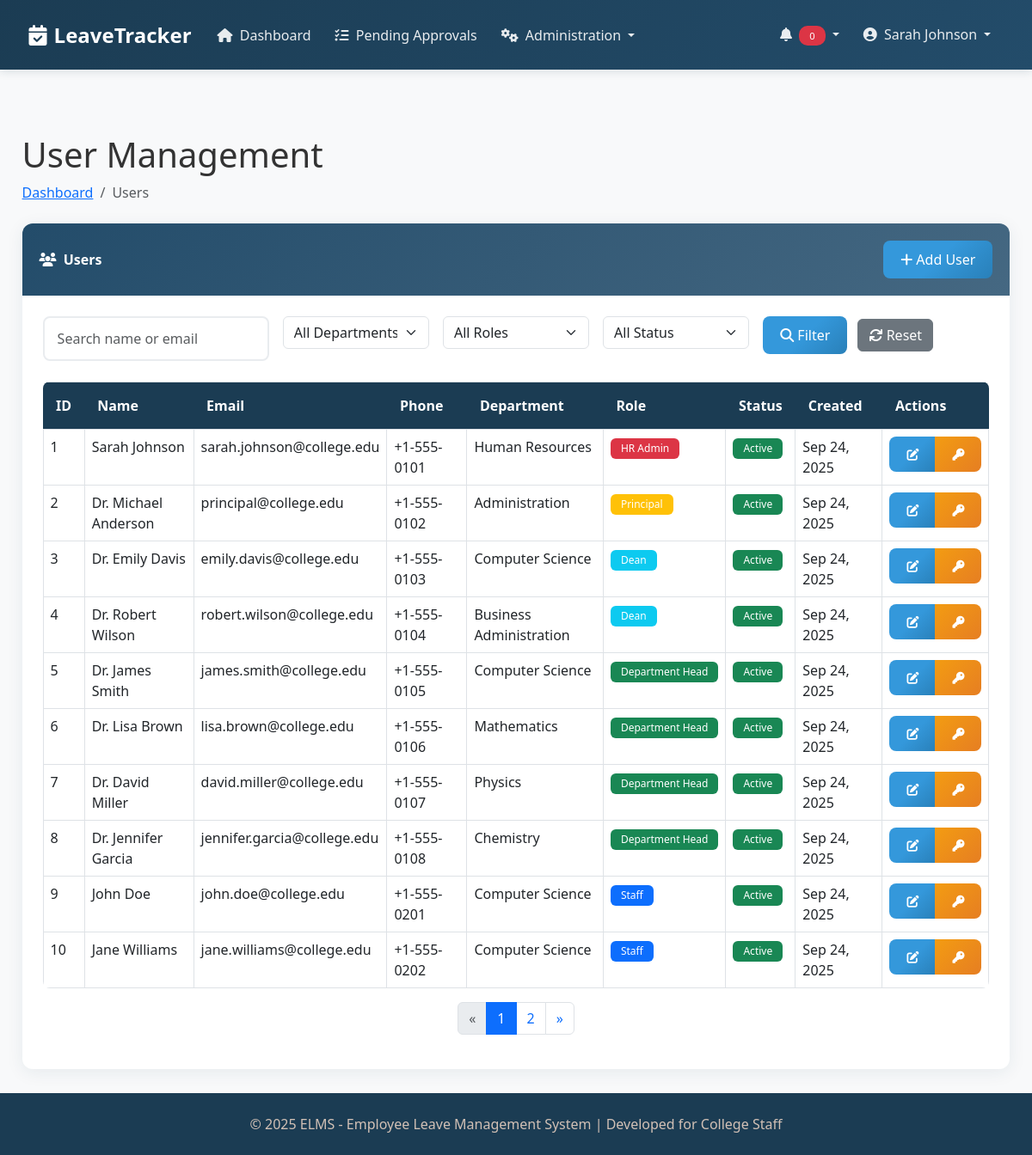
The page /admin/users.php (signed in) on the database its author committed.
### tables this page shows
CREATE TABLE IF NOT EXISTS `users` (
  `id` int(11) NOT NULL AUTO_INCREMENT,
  `employee_id` varchar(20) NOT NULL,
  `first_name` varchar(50) NOT NULL,
  `last_name` varchar(50) NOT NULL,
  `email` varchar(100) NOT NULL,
  `password` varchar(255) NOT NULL,
  `role` enum('staff','department_head','dean','principal','hr_admin') NOT NULL,
  `department_id` int(11) NOT NULL,
  `position` varchar(100) NOT NULL,
  `phone` varchar(20) DEFAULT NULL,
  `profile_image` varchar(255) DEFAULT NULL,
  `created_at` timestamp NOT NULL DEFAULT CURRENT_TIMESTAMP,
  `updated_at` timestamp NOT NULL DEFAULT CURRENT_TIMESTAMP ON UPDATE CURRENT_TIMESTAMP,
  `status` enum('active','inactive') NOT NULL DEFAULT 'active',
  PRIMARY KEY (`id`),
  UNIQUE KEY `employee_id` (`employee_id`),
  UNIQUE KEY `email` (`email`)
);

CREATE TABLE IF NOT EXISTS `departments` (
  `id` int(11) NOT NULL AUTO_INCREMENT,
  `name` varchar(100) NOT NULL,
  `code` varchar(20) NOT NULL,
  `head_id` int(11) DEFAULT NULL,
  `dean_id` int(11) DEFAULT NULL,
  `description` text,
  `created_at` timestamp NOT NULL DEFAULT CURRENT_TIMESTAMP,
  `updated_at` timestamp NOT NULL DEFAULT CURRENT_TIMESTAMP ON UPDATE CURRENT_TIMESTAMP,
  PRIMARY KEY (`id`),
  UNIQUE KEY `code` (`code`)
);

### admin/users.php (the view, shortened to what this page needs)
<?php
require_once '../config/db.php';
$page = isset($_GET['page']) ? (int)$_GET['page'] : 1;
$limit = 10;
$offset = ($page - 1) * $limit;
$search = isset($_GET['search']) ? $_GET['search'] : '';
$department_filter = isset($_GET['department']) ? $_GET['department'] : '';
$role_filter = isset($_GET['role']) ? $_GET['role'] : '';
$status_filter = isset($_GET['status']) ? $_GET['status'] : '';
$where_clauses = [];
$where_sql = !empty($where_clauses) ? "WHERE " . implode(" AND ", $where_clauses) : "";
$users_sql = "SELECT u.*, d.name as department_name
             FROM users u
             LEFT JOIN departments d ON u.department_id = d.id
             $where_sql
             ORDER BY u.created_at DESC
             LIMIT :limit OFFSET :offset";
$users_stmt = $conn->prepare($users_sql);
$users_stmt->bindParam(':limit', $limit, PDO::PARAM_INT);
$users_stmt->bindParam(':offset', $offset, PDO::PARAM_INT);
$users_stmt->execute();
$users = $users_stmt->fetchAll();
$count_sql = "SELECT COUNT(*) FROM users u $where_sql";
$count_stmt = $conn->prepare($count_sql);
$count_stmt->execute();
$total_users = $count_stmt->fetchColumn();
$total_pages = ceil($total_users / $limit);
include '../includes/header.php';
?>
<div class="container-fluid px-4">
    <h1 class="mt-4">User Management</h1>
    <ol class="breadcrumb mb-4">
        <li class="breadcrumb-item"><a href="/dashboards/hr_admin_dashboard.php">Dashboard</a></li>
        <li class="breadcrumb-item active">Users</li>
    </ol>
    <div class="card mb-4">
        <div class="card-header d-flex justify-content-between align-items-center">
            <div>
                <i class="fas fa-users me-1"></i>
                Users
            </div>
            <button type="button" class="btn btn-primary" data-bs-toggle="modal" data-bs-target="#addUserModal">
                <i class="fas fa-plus"></i> Add User
            </button>
        </div>
        <div class="card-body">
            <form method="GET" action="" class="mb-4">
                <div class="row g-3">
                    <div class="col-md-3">
                        <input type="text" class="form-control" name="search" placeholder="Search name or email" value="<?php echo htmlspecialchars($search); ?>">
                    </div>
                    <div class="col-md-2">
                        <select class="form-select" name="department">
                            <option value="">All Departments</option>
                        </select>
                    </div>
                    <div class="col-md-2">
                        <select class="form-select" name="role">
                            <option value="">All Roles</option>
                        </select>
                    </div>
                    <div class="col-md-2">
                        <select class="form-select" name="status">
                            <option value="">All Status</option>
                        </select>
                    </div>
                    <div class="col-md-3">
                        <button type="submit" class="btn btn-primary me-2">
                            <i class="fas fa-search"></i> Filter
                        </button>
                        <a href="/admin/users.php" class="btn btn-secondary">
                            <i class="fas fa-sync"></i> Reset
                        </a>
                    </div>
                </div>
            </form>
            <div class="table-responsive">
                <table class="table table-bordered table-hover">
                    <thead>
                        <tr>
                            <th>ID</th>
                            <th>Name</th>
                            <th>Email</th>
                            <th>Phone</th>
                            <th>Department</th>
                            <th>Role</th>
                            <th>Status</th>
                            <th>Created</th>
                            <th>Actions</th>
                        </tr>
                    </thead>
                    <tbody>
                        <?php if (empty($users)): ?>
                            <tr>
                                <td colspan="9" class="text-center">No users found</td>
                            </tr>
                        <?php else: ?>
                            <?php foreach ($users as $u): ?>
                                <tr>
                                    <td><?php echo $u['id']; ?></td>
                                    <td><?php echo htmlspecialchars($u['first_name'] . ' ' . $u['last_name']); ?></td>
                                    <td><?php echo htmlspecialchars($u['email']); ?></td>
                                    <td><?php echo htmlspecialchars($u['phone'] ?? 'N/A'); ?></td>
                                    <td><?php echo htmlspecialchars($u['department_name'] ?? 'N/A'); ?></td>
                                    <td>
                                        <?php
                                        switch ($u['role']) {
                                            case 'staff':
                                                echo '<span class="badge bg-primary">Staff</span>';
                                                break;
                                            case 'department_head':
                                                echo '<span class="badge bg-success">Department Head</span>';
                                                break;
                                            case 'dean':
                                                echo '<span class="badge bg-info">Dean</span>';
                                                break;
                                            case 'principal':
                                                echo '<span class="badge bg-warning">Principal</span>';
                                                break;
                                            case 'hr_admin':
                                                echo '<span class="badge bg-danger">HR Admin</span>';
                                                break;
                                        }
                                        ?>
                                    </td>
                                    <td>
                                        <?php if ($u['status'] == 'active'): ?>
                                            <span class="badge bg-success">Active</span>
                                        <?php else: ?>
                                            <span class="badge bg-danger">Inactive</span>
                                        <?php endif; ?>
                                    </td>
                                    <td><?php echo date('M d, Y', strtotime($u['created_at'])); ?></td>
                                    <td>
                                        <div class="btn-group" role="group">
                                            <button type="button" class="btn btn-sm btn-primary
                                            btn-outline-primary1 edit-user"
                                                    data-bs-toggle="modal" data-bs-target="#editUserModal"
                                                    data-id="<?php echo $u['id']; ?>"
                                                    data-first-name="<?php echo htmlspecialchars($u['first_name']); ?>"
                                                    data-last-name="<?php echo htmlspecialchars($u['last_name']); ?>"
                                                    data-email="<?php echo htmlspecialchars($u['email']); ?>"
                                                    data-phone="<?php echo htmlspecialchars($u['phone'] ?? ''); ?>"
                                                    data-department="<?php echo $u['department_id']; ?>"
                                                    data-role="<?php echo $u['role']; ?>"
                                                    data-status="<?php echo $u['status']; ?>">
                                                <i class="fas fa-edit"></i>
                                            </button>
                                            <button type="button" class="btn btn-sm btn-warning reset-password"
                                                    data-bs-toggle="modal" data-bs-target="#resetPasswordModal"
                                                    data-id="<?php echo $u['id']; ?>"
                                                    data-name="<?php echo htmlspecialchars($u['first_name'] . ' ' . $u['last_name']); ?>">
                                                <i class="fas fa-key"></i>
                                            </button>
                                        </div>
                                    </td>
                                </tr>
                            <?php endforeach; ?>
                        <?php endif; ?>
                    </tbody>
                </table>
            </div>
            <?php if ($total_pages > 1): ?>
                <nav aria-label="Page navigation">
                    <ul class="pagination justify-content-center">
                        <li class="page-item <?php echo ($page <= 1) ? 'disabled' : ''; ?>">
                            <a class="page-link" href="?page=<?php echo $page - 1; ?>&search=<?php echo urlencode($search); ?>&department=<?php echo urlencode($department_filter); ?>&role=<?php echo urlencode($role_filter); ?>&status=<?php echo urlencode($status_filter); ?>" aria-label="Previous">
                                <span aria-hidden="true">&laquo;</span>
                            </a>
                        </li>
                        <?php for ($i = 1; $i <= $total_pages; $i++): ?>
                            <li class="page-item <?php echo ($page == $i) ? 'active' : ''; ?>">
                                <a class="page-link" href="?page=<?php echo $i; ?>&search=<?php echo urlencode($search); ?>&department=<?php echo urlencode($department_filter); ?>&role=<?php echo urlencode($role_filter); ?>&status=<?php echo urlencode($status_filter); ?>">
                                    <?php echo $i; ?>
                                </a>
                            </li>
                        <?php endfor; ?>
                        <li class="page-item <?php echo ($page >= $total_pages) ? 'disabled' : ''; ?>">
                            <a class="page-link" href="?page=<?php echo $page + 1; ?>&search=<?php echo urlencode($search); ?>&department=<?php echo urlencode($department_filter); ?>&role=<?php echo urlencode($role_filter); ?>&status=<?php echo urlencode($status_filter); ?>" aria-label="Next">
                                <span aria-hidden="true">&raquo;</span>
                            </a>
                        </li>
                    </ul>
                </nav>
            <?php endif; ?>
        </div>
    </div>
</div>
<?php include '../includes/footer.php'; ?>

### css/style.css (style rules this page uses)
:root { --primary-dark: #1B3C53; --primary-medium: #234C6A; --primary-light: #456882; --accent-light: #D2C1B6; --white: #ffffff; --light-gray: #f8f9fa; --border-color: #e9ecef; }
html, body { height: 100%; }
body { font-family: 'Segoe UI', Tahoma, Geneva, Verdana, sans-serif; background-color: var(--light-gray); color: #333; display: flex; flex-direction: column; }
.card { border: none; border-radius: 12px; box-shadow: 0 4px 20px rgba(27, 60, 83, 0.08); transition: all 0.3s ease; background: var(--white); }
.card-header { background: linear-gradient(135deg, var(--primary-medium) 0%, var(--primary-light) 100%); color: var(--white); border-radius: 12px 12px 0 0 !important; border: none; padding: 1.25rem; font-weight: 600; }
.card-body { padding: 1.5rem; }
.btn-primary { background: linear-gradient(135deg, #3498db 50%, #2980b9 100%); border: none; border-radius: 8px; padding: 10px 20px; font-weight: 500; transition: all 0.3s ease; color: white; }
.btn-warning { background: linear-gradient(135deg, #f39c12 0%, #e67e22 100%); border: none; border-radius: 8px; padding: 10px 20px; font-weight: 500; transition: all 0.3s ease; color: white; }
.btn-outline-primary1 { border-color: white; color: white; border-radius: 8px; font-weight: 500; transition: all 0.3s ease; }
.form-control { border: 2px solid var(--border-color); border-radius: 8px; padding: 12px 15px; transition: all 0.3s ease; }
.table { border-radius: 8px; overflow: hidden; }
.table thead th { background-color: var(--primary-dark); color: var(--white); border: none; font-weight: 600; padding: 15px; }
.table tbody tr { transition: all 0.2s ease; }
.badge { border-radius: 6px; padding: 6px 12px; font-weight: 500; }
.container-fluid { padding: 0.1rem; }

### rows shown on the page
users: id "1", first_name+last_name "Sarah Johnson", email "sarah.johnson@college.edu", phone "+1-555-0101", department.name "Human Resources", role "HR Admin", status "Active", created_at "Sep 24, 2025"
users: id "2", first_name+last_name "Dr. Michael Anderson", email "principal@college.edu", phone "+1-555-0102", department.name "Administration", role "Principal", status "Active", created_at "Sep 24, 2025"
users: id "3", first_name+last_name "Dr. Emily Davis", email "emily.davis@college.edu", phone "+1-555-0103", department.name "Computer Science", role "Dean", status "Active", created_at "Sep 24, 2025"
users: id "4", first_name+last_name "Dr. Robert Wilson", email "robert.wilson@college.edu", phone "+1-555-0104", department.name "Business Administration", role "Dean", status "Active", created_at "Sep 24, 2025"
users: id "5", first_name+last_name "Dr. James Smith", email "james.smith@college.edu", phone "+1-555-0105", department.name "Computer Science", role "Department Head", status "Active", created_at "Sep 24, 2025"
users: id "6", first_name+last_name "Dr. Lisa Brown", email "lisa.brown@college.edu", phone "+1-555-0106", department.name "Mathematics", role "Department Head", status "Active", created_at "Sep 24, 2025"
users: id "7", first_name+last_name "Dr. David Miller", email "david.miller@college.edu", phone "+1-555-0107", department.name "Physics", role "Department Head", status "Active", created_at "Sep 24, 2025"
users: id "8", first_name+last_name "Dr. Jennifer Garcia", email "jennifer.garcia@college.edu", phone "+1-555-0108", department.name "Chemistry", role "Department Head", status "Active", created_at "Sep 24, 2025"
users: id "9", first_name+last_name "John Doe", email "john.doe@college.edu", phone "+1-555-0201", department.name "Computer Science", role "Staff", status "Active", created_at "Sep 24, 2025"
users: id "10", first_name+last_name "Jane Williams", email "jane.williams@college.edu", phone "+1-555-0202", department.name "Computer Science", role "Staff", status "Active", created_at "Sep 24, 2025"

### other values the page prints
$_SESSION['first_name'] . ' ' . $_SESSION['last_name'] "Sarah Johnson"
